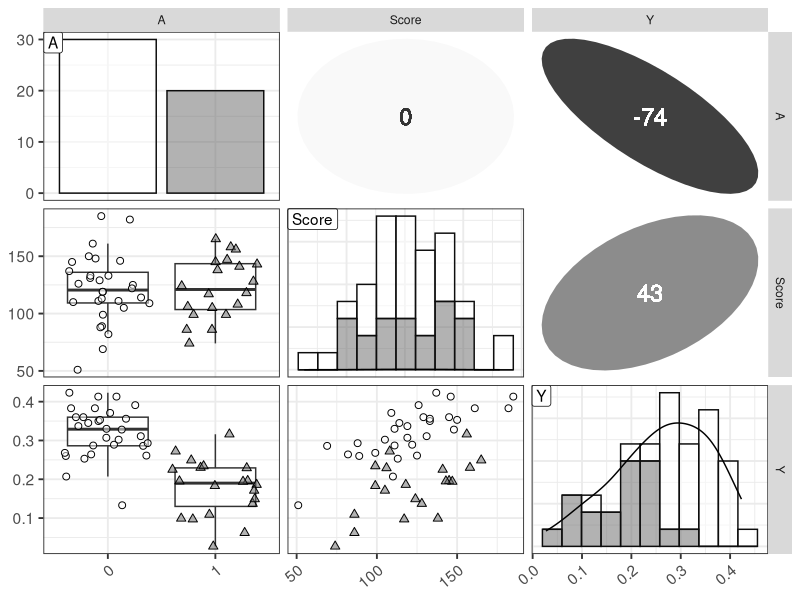

This chart was generated by the following R code:
library(ggplot2)
library(GGally)

set.seed(123)
d <- read.csv(file='input/data-attendance-1.txt')
d$A <- as.factor(d$A)

N_col <- ncol(d)
ggp <- ggpairs(d, upper='blank', diag='blank', lower='blank')

for (i in 1:N_col) {
  x <- d[,i]
  p <- ggplot(data.frame(x, A=d$A), aes(x)) +
    theme_bw(base_size=14) +
    theme(axis.text.x=element_text(angle=40, vjust=1, hjust=1))
  if (class(x) == 'factor') {
    p <- p + geom_bar(aes(fill=A), color='grey5')
  } else {
    bw <- (max(x)-min(x))/10
    p <- p + geom_histogram(binwidth=bw, aes(fill=A), color='grey5') +
      geom_line(aes(y=after_stat(count)*bw), stat='density')
  }
  p <- p + geom_label(data=data.frame(x=-Inf, y=Inf, label=colnames(d)[i]), aes(x=x, y=y, label=label), hjust=0, vjust=1) +
    scale_fill_manual(values=alpha(c('white', 'grey40'), 0.5))
  ggp <- putPlot(ggp, p, i, i)
}

zcolat <- seq(-1, 1, length=81)
zcolre <- c(zcolat[1:40]+1, rev(zcolat[41:81]))

for (i in 1:(N_col-1)) {
  for (j in (i+1):N_col) {
    x <- as.numeric(d[,i])
    y <- as.numeric(d[,j])
    r <- cor(x, y, method='spearman', use='pairwise.complete.obs')
    zcol <- lattice::level.colors(r, at=zcolat, col.regions=grey(zcolre))
    textcol <- ifelse(abs(r) < 0.4, 'grey20', 'white')
    ell <- ellipse::ellipse(r, level=0.95, type='l', npoints=50, scale=c(.2, .2), centre=c(.5, .5))
    p <- ggplot(data.frame(ell), aes(x=x, y=y))
    p <- p + theme_bw() + theme(
      plot.background=element_blank(),
      panel.grid.major=element_blank(), panel.grid.minor=element_blank(),
      panel.border=element_blank(), axis.ticks=element_blank()) +
      geom_polygon(fill=zcol, color=zcol) +
      geom_text(data=NULL, x=.5, y=.5, label=100*round(r, 2), size=6, col=textcol)
    ggp <- putPlot(ggp, p, i, j)
  }
}

for (j in 1:(N_col-1)) {
  for (i in (j+1):N_col) {
    x <- d[,j]
    y <- d[,i]
    p <- ggplot(data.frame(x, y, gr=d$A), aes(x=x, y=y, fill=gr, shape=gr)) +
      theme_bw(base_size=14) +
      theme(axis.text.x=element_text(angle=40, vjust=1, hjust=1))
    if (class(x) == 'factor') {
      p <- p + geom_boxplot(aes(group=x), alpha=3/6, outlier.shape=NA, fill='white') +
        geom_point(position=position_jitter(w=0.4, h=0), size=2)
    } else {
      p <- p + geom_point(size=2)
    }
    p <- p + scale_shape_manual(values=c(21, 24)) +
      scale_fill_manual(values=alpha(c('white', 'grey40'), 0.5))
    ggp <- putPlot(ggp, p, i, j)
  }
}

png(file='output/fig5-1.png', w=1600, h=1600, res=300)
print(ggp, left=0.3, bottom=0.3)
dev.off()
